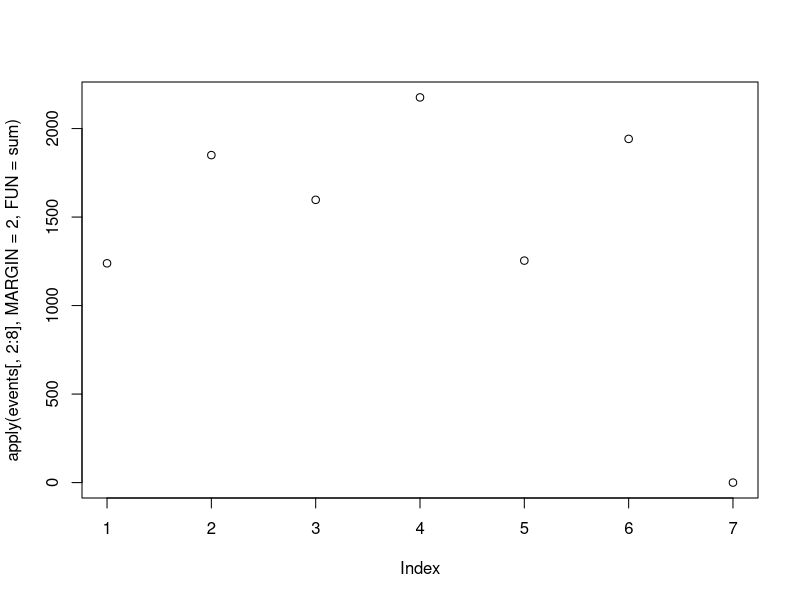
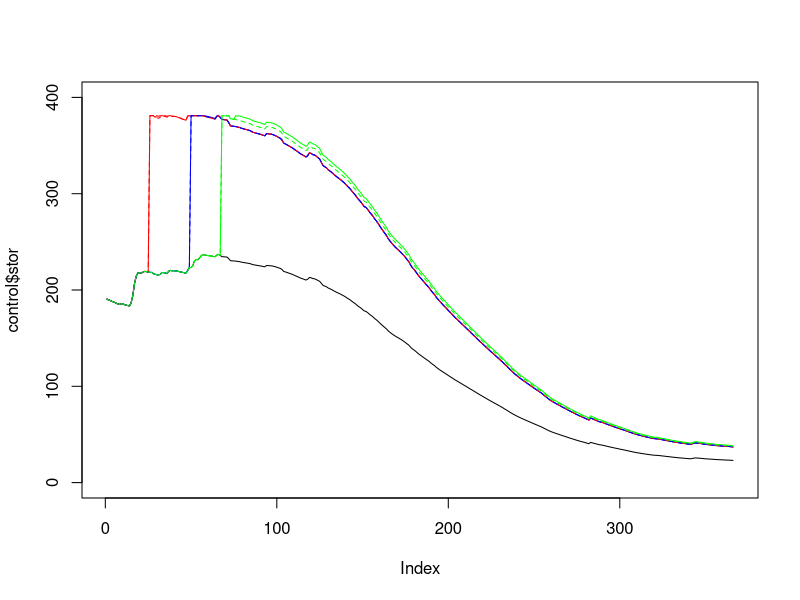
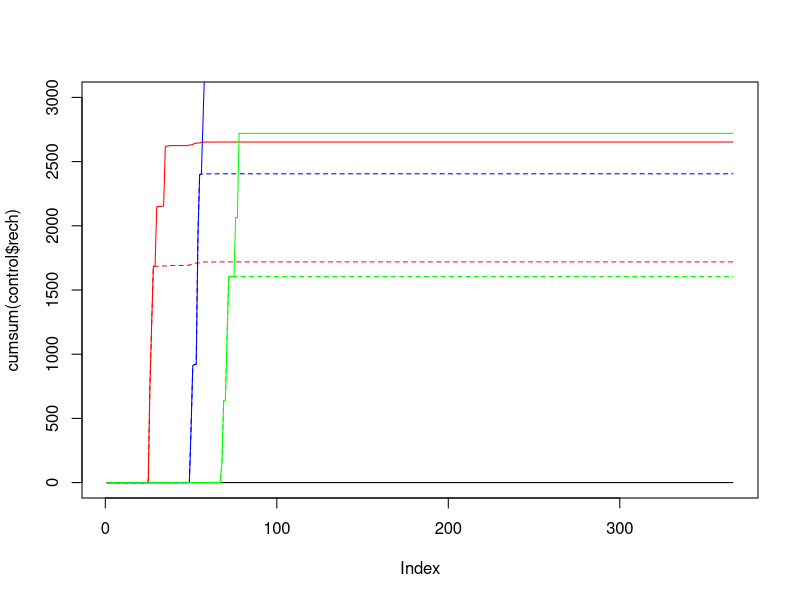

These charts were generated, in order, by the following R code:
#THORNTHWAITE-MATHER WATER BALANCE
library(lubridate)

ctract14=read.csv("CT_ET_2014.csv")
ctract14=cbind(data.frame(year=rep(2014,nrow(ctract14)),irrig=rep(0,nrow(ctract14))),ctract14)
ctract15=read.csv("CT_ET_2015.csv")
ctract15=cbind(data.frame(year=rep(2015,nrow(ctract15)),irrig=rep(0,nrow(ctract15))),ctract15)

#get irrigation data
events=read.csv("ct_appliedwater.csv")
idayz=yday(as.POSIXct(events$Date,format="%d-%m-%y"))
events[,2:8]=events[,2:8]*10 #convert to mm

plot(apply(events[,2:8],MARGIN=2,FUN=sum)) #total applied water (mm) by treatment


start=yday("1-10-2014") #october 1st 2014 to october 1st 2015

ctract=rbind(ctract14[start:nrow(ctract14),],ctract15[1:start,])

ct_budget_all=data.frame(year=numeric(),day=numeric(), et=numeric(), stor=numeric(), rech=numeric(), irrig=numeric())
for(i in 1:7) {
  #clear irrigation data buffer and then populate with treatment info
  irrig=rep(0,366) #create buffer for irrigation quantities
  irrig[idayz] = events[,i+1] #insert irrigation into buffer
  
  cptract=ctract #copy ctract control data into buffer
  cptract$rain=cptract$rain+irrig #add irrigation to rain
  
  ct_exc=cptract$rain > cptract$eto #ET = PET when rainfall exceeds et
  
  soilmax=5*30.48*10*0.25 #water content at field capacity is 0.25cm/cm, in a 5ft (1500mm) rootzone
  soilc=numeric()
  eta=numeric()
  deep=numeric()
  eterm=numeric()
  eterm=c(eterm,1)
  eta=c(eta,cptract$eto[1])
  soilc=c(soilc,0.5*soilmax) #starting in october with half of field capacity
  deep=c(deep,0)
  for(m in 2:length(ct_exc)) {
    eterm=c(eterm,exp(-(cptract$eto[m]-cptract$rain[m])/soilmax))
    soilc=c(soilc,soilc[m-1]*eterm[m])
    if(soilc[m] > soilmax) {
      deep=c(deep,soilc[m]-soilmax)
      soilc[m]=soilmax
    } else {
      deep=c(deep,0)
    }
    deltaS=soilc[m]-soilc[m-1]
    if(ct_exc[m]) {
      eta=c(eta,cptract$eto[m])
    } else {
      eta=c(eta,cptract$eto[m]-deltaS)
    }
  }
  ct_budget=data.frame(exp=i,year=ctract$year,day=ctract$doy,et=eta,stor=soilc,rech=deep)
  ct_budget_all=rbind(ct_budget_all,ct_budget)
}

#soil storage plot by treatment
control=ct_budget_all[which(ct_budget_all$exp==7),]
plot(control$stor,type="l",lty=1,ylim=c(0,400))
janhi=ct_budget_all[which(ct_budget_all$exp==2),]
lines(janhi$stor,type="l",lty=1,col="red")
febhi=ct_budget_all[which(ct_budget_all$exp==4),]
lines(febhi$stor,type="l",lty=1,col="blue")
marhi=ct_budget_all[which(ct_budget_all$exp==6),]
lines(marhi$stor,type="l",lty=1,col="green")
janlo=ct_budget_all[which(ct_budget_all$exp==1),]
lines(janlo$stor,type="l",lty=2,col="red")
feblo=ct_budget_all[which(ct_budget_all$exp==3),]
lines(feblo$stor,type="l",lty=2,col="blue")
marlo=ct_budget_all[which(ct_budget_all$exp==5),]
lines(marlo$stor,type="l",lty=2,col="green")

plot(cumsum(control$rech),type="l",lty=1,ylim=c(0,3000))
lines(cumsum(janhi$rech),type="l",lty=1,col="red")
lines(cumsum(febhi$rech),type="l",lty=1,col="blue")
lines(cumsum(marhi$rech),type="l",lty=1,col="green")
lines(cumsum(janlo$rech),type="l",lty=2,col="red")
lines(cumsum(feblo$rech),type="l",lty=2,col="blue")
lines(cumsum(marlo$rech),type="l",lty=2,col="green")
